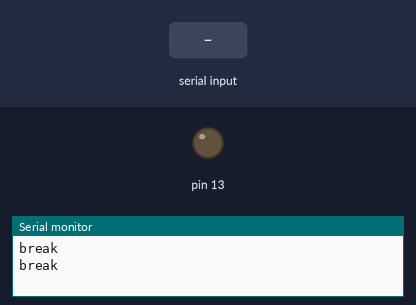
The sketch below on a simulated Arduino Uno, built with avr-gcc and run on an emulated ATmega328P. Parts: output pins drawn as LEDs (lit = HIGH), the last lines printed to the serial monitor. Inputs (shaded band) come from the test bench.

Above: at 18.0 s.
18.1 s: "1" received over the second serial link
At 20.8 s:
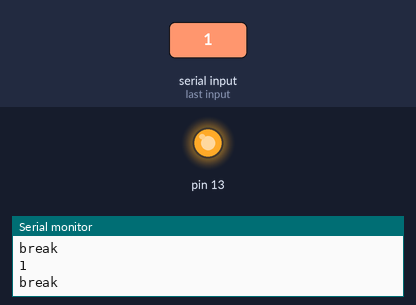
Timing chart, 0 to 22.3 s (numbered marks = the images above; inputs shaded):
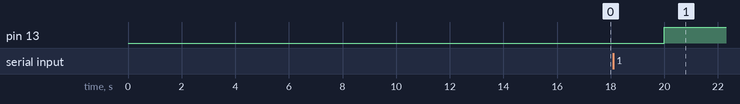

Measured:
- after the input at 18.1 s, pin 13: LOW → HIGH after 1.9 s

The sketch:

slave.ino
```cpp
#include<SoftwareSerial.h>
#define BT_SERIAL_RX 1
#define BT_SERIAL_TX 0
SoftwareSerial BTSerial(BT_SERIAL_RX, BT_SERIAL_TX);
char inputString;
void setup() {
  Serial.begin(9600);
  BTSerial.begin(9600);
  pinMode(13, OUTPUT);

}

void loop() {
 if (!BTSerial.available()) {

    Serial.println("break");
    delay(10000);

 }
 else if (BTSerial.available()){
  //Serial.println("a");
   inputString=char(BTSerial.read());
    Serial.println(inputString);
    digitalWrite(13, HIGH);
 }
}
```
